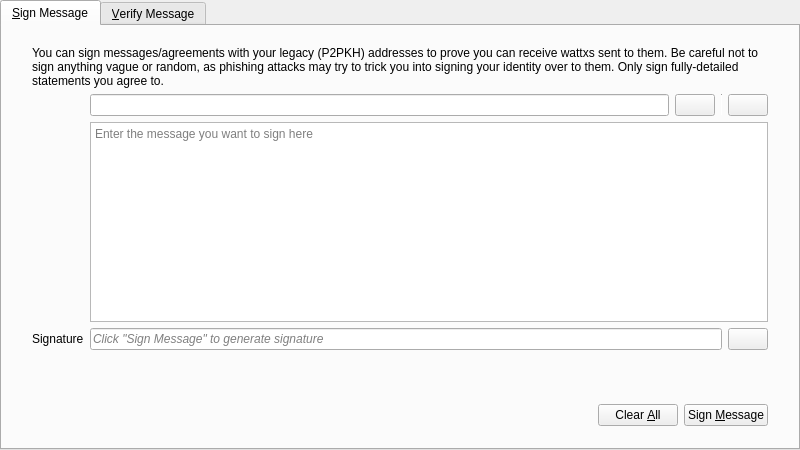
<?xml version="1.0" encoding="UTF-8"?>
<ui version="4.0">
 <class>SignVerifyMessageDialog</class>
 <widget class="QDialog" name="SignVerifyMessageDialog">
  <property name="geometry">
   <rect>
    <x>0</x>
    <y>0</y>
    <width>800</width>
    <height>450</height>
   </rect>
  </property>
  <property name="windowTitle">
   <string>Signatures - Sign / Verify a Message</string>
  </property>
  <property name="modal">
   <bool>true</bool>
  </property>
  <layout class="QVBoxLayout" name="verticalLayout">
   <property name="leftMargin">
    <number>0</number>
   </property>
   <property name="topMargin">
    <number>0</number>
   </property>
   <property name="rightMargin">
    <number>0</number>
   </property>
   <property name="bottomMargin">
    <number>0</number>
   </property>
   <item>
    <widget class="QTabWidget" name="tabWidget">
     <property name="currentIndex">
      <number>0</number>
     </property>
     <widget class="QWidget" name="tabSignMessage">
      <attribute name="title">
       <string>&amp;Sign Message</string>
      </attribute>
      <layout class="QVBoxLayout" name="verticalLayout_SM">
       <property name="leftMargin">
        <number>0</number>
       </property>
       <property name="topMargin">
        <number>0</number>
       </property>
       <property name="rightMargin">
        <number>0</number>
       </property>
       <property name="bottomMargin">
        <number>0</number>
       </property>
       <item>
        <layout class="QVBoxLayout" name="verticalLayout_3">
         <property name="leftMargin">
          <number>30</number>
         </property>
         <property name="topMargin">
          <number>20</number>
         </property>
         <property name="rightMargin">
          <number>30</number>
         </property>
         <property name="bottomMargin">
          <number>20</number>
         </property>
         <item>
          <layout class="QGridLayout" name="gridLayout">
           <item row="1" column="1">
            <layout class="QHBoxLayout" name="horizontalLayout_1_SM">
             <property name="spacing">
              <number>6</number>
             </property>
             <item>
              <widget class="QValidatedLineEdit" name="addressIn_SM">
               <property name="toolTip">
                <string>The Qtum address to sign the message with</string>
               </property>
              </widget>
             </item>
             <item>
              <widget class="QtumPushButton" name="addressBookButton_SM">
               <property name="toolTip">
                <string>Choose previously used address</string>
               </property>
               <property name="text">
                <string/>
               </property>
               <property name="icon">
                <iconset resource="../bitcoin.qrc">
                 <normaloff>:/icons/address-book</normaloff>:/icons/address-book</iconset>
               </property>
               <property name="shortcut">
                <string>Alt+A</string>
               </property>
               <property name="autoDefault">
                <bool>false</bool>
               </property>
              </widget>
             </item>
             <item>
              <widget class="Line" name="vLine">
               <property name="maximumSize">
                <size>
                 <width>1</width>
                 <height>22</height>
                </size>
               </property>
               <property name="orientation">
                <enum>Qt::Vertical</enum>
               </property>
              </widget>
             </item>
             <item>
              <widget class="QtumPushButton" name="pasteButton_SM">
               <property name="toolTip">
                <string>Paste address from clipboard</string>
               </property>
               <property name="text">
                <string/>
               </property>
               <property name="icon">
                <iconset resource="../bitcoin.qrc">
                 <normaloff>:/icons/editpaste</normaloff>:/icons/editpaste</iconset>
               </property>
               <property name="shortcut">
                <string>Alt+P</string>
               </property>
               <property name="autoDefault">
                <bool>false</bool>
               </property>
              </widget>
             </item>
            </layout>
           </item>
           <item row="2" column="1">
            <widget class="QPlainTextEdit" name="messageIn_SM">
             <property name="toolTip">
              <string>Enter the message you want to sign here</string>
             </property>
             <property name="placeholderText">
              <string>Enter the message you want to sign here</string>
             </property>
            </widget>
           </item>
           <item row="3" column="1">
            <layout class="QHBoxLayout" name="horizontalLayout_2_SM">
             <property name="spacing">
              <number>6</number>
             </property>
             <item>
              <widget class="QLineEdit" name="signatureOut_SM">
               <property name="font">
                <font>
                 <italic>true</italic>
                </font>
               </property>
               <property name="readOnly">
                <bool>true</bool>
               </property>
               <property name="placeholderText">
                <string>Click &quot;Sign Message&quot; to generate signature</string>
               </property>
              </widget>
             </item>
             <item>
              <widget class="QtumPushButton" name="copySignatureButton_SM">
               <property name="toolTip">
                <string>Copy the current signature to the system clipboard</string>
               </property>
               <property name="text">
                <string/>
               </property>
               <property name="icon">
                <iconset resource="../bitcoin.qrc">
                 <normaloff>:/icons/editcopy</normaloff>:/icons/editcopy</iconset>
               </property>
               <property name="autoDefault">
                <bool>false</bool>
               </property>
              </widget>
             </item>
            </layout>
           </item>
           <item row="3" column="0">
            <widget class="QLabel" name="signatureLabel_SM">
             <property name="text">
              <string>Signature</string>
             </property>
             <property name="textFormat">
              <enum>Qt::PlainText</enum>
             </property>
            </widget>
           </item>
           <item row="0" column="0" colspan="2">
            <widget class="QLabel" name="infoLabel_SM">
             <property name="text">
              <string>You can sign messages/agreements with your legacy (P2PKH) addresses to prove you can receive wattxs sent to them. Be careful not to sign anything vague or random, as phishing attacks may try to trick you into signing your identity over to them. Only sign fully-detailed statements you agree to.</string>
             </property>
             <property name="textFormat">
              <enum>Qt::PlainText</enum>
             </property>
             <property name="wordWrap">
              <bool>true</bool>
             </property>
            </widget>
           </item>
          </layout>
         </item>
        </layout>
       </item>
       <item>
        <widget class="QWidget" name="buttonsContainerWhite" native="true">
         <layout class="QHBoxLayout" name="horizontalLayout">
          <property name="leftMargin">
           <number>30</number>
          </property>
          <property name="topMargin">
           <number>15</number>
          </property>
          <property name="rightMargin">
           <number>30</number>
          </property>
          <item>
           <spacer name="horizontalSpacer_1_SM">
            <property name="orientation">
             <enum>Qt::Horizontal</enum>
            </property>
            <property name="sizeHint" stdset="0">
             <size>
              <width>40</width>
              <height>48</height>
             </size>
            </property>
           </spacer>
          </item>
          <item>
           <widget class="QLabel" name="statusLabel_SM">
            <property name="font">
             <font>
              <weight>75</weight>
              <bold>true</bold>
             </font>
            </property>
            <property name="text">
             <string/>
            </property>
            <property name="wordWrap">
             <bool>true</bool>
            </property>
           </widget>
          </item>
          <item>
           <spacer name="horizontalSpacer_2_SM">
            <property name="orientation">
             <enum>Qt::Horizontal</enum>
            </property>
            <property name="sizeHint" stdset="0">
             <size>
              <width>40</width>
              <height>48</height>
             </size>
            </property>
           </spacer>
          </item>
          <item>
           <widget class="QtumPushButton" name="clearButton_SM">
            <property name="toolTip">
             <string>Reset all sign message fields</string>
            </property>
            <property name="text">
             <string>Clear &amp;All</string>
            </property>
            <property name="icon">
             <iconset resource="../bitcoin.qrc">
              <normaloff>:/icons/remove</normaloff>:/icons/remove</iconset>
            </property>
            <property name="autoDefault">
             <bool>false</bool>
            </property>
           </widget>
          </item>
          <item>
           <widget class="QtumPushButton" name="signMessageButton_SM">
            <property name="toolTip">
             <string>Sign the message to prove you own this Qtum address</string>
            </property>
            <property name="text">
             <string>Sign &amp;Message</string>
            </property>
            <property name="icon">
             <iconset resource="../bitcoin.qrc">
              <normaloff>:/icons/edit</normaloff>:/icons/edit</iconset>
            </property>
            <property name="autoDefault">
             <bool>false</bool>
            </property>
           </widget>
          </item>
         </layout>
        </widget>
       </item>
      </layout>
     </widget>
     <widget class="QWidget" name="tabVerifyMessage">
      <attribute name="title">
       <string>&amp;Verify Message</string>
      </attribute>
      <layout class="QVBoxLayout" name="verticalLayout_VM">
       <property name="leftMargin">
        <number>0</number>
       </property>
       <property name="topMargin">
        <number>0</number>
       </property>
       <property name="rightMargin">
        <number>0</number>
       </property>
       <property name="bottomMargin">
        <number>0</number>
       </property>
       <item>
        <layout class="QVBoxLayout" name="verticalLayout_2">
         <property name="leftMargin">
          <number>30</number>
         </property>
         <property name="topMargin">
          <number>20</number>
         </property>
         <property name="rightMargin">
          <number>30</number>
         </property>
         <property name="bottomMargin">
          <number>20</number>
         </property>
         <item>
          <widget class="QLabel" name="infoLabel_VM">
           <property name="text">
            <string>Enter the receiver's address, message (ensure you copy line breaks, spaces, tabs, etc. exactly) and signature below to verify the message. Be careful not to read more into the signature than what is in the signed message itself, to avoid being tricked by a man-in-the-middle attack. Note that this only proves the signing party receives with the address, it cannot prove sendership of any transaction!</string>
           </property>
           <property name="textFormat">
            <enum>Qt::PlainText</enum>
           </property>
           <property name="alignment">
            <set>Qt::AlignLeading|Qt::AlignLeft|Qt::AlignTop</set>
           </property>
           <property name="wordWrap">
            <bool>true</bool>
           </property>
          </widget>
         </item>
         <item>
          <layout class="QHBoxLayout" name="horizontalLayout_1_VM">
           <property name="spacing">
            <number>6</number>
           </property>
           <item>
            <widget class="QValidatedLineEdit" name="addressIn_VM">
             <property name="toolTip">
              <string>The Qtum address the message was signed with</string>
             </property>
            </widget>
           </item>
           <item>
            <widget class="QtumPushButton" name="addressBookButton_VM">
             <property name="toolTip">
              <string>Choose previously used address</string>
             </property>
             <property name="text">
              <string/>
             </property>
             <property name="icon">
              <iconset resource="../bitcoin.qrc">
               <normaloff>:/icons/address-book</normaloff>:/icons/address-book</iconset>
             </property>
             <property name="shortcut">
              <string>Alt+A</string>
             </property>
             <property name="autoDefault">
              <bool>false</bool>
             </property>
            </widget>
           </item>
          </layout>
         </item>
         <item>
          <widget class="QPlainTextEdit" name="messageIn_VM">
           <property name="toolTip">
            <string>The signed message to verify</string>
           </property>
           <property name="placeholderText">
            <string>The signed message to verify</string>
           </property>
          </widget>
         </item>
         <item>
          <widget class="QValidatedLineEdit" name="signatureIn_VM">
           <property name="toolTip">
            <string>The signature given when the message was signed</string>
           </property>
           <property name="placeholderText">
            <string>The signature given when the message was signed</string>
           </property>
          </widget>
         </item>
        </layout>
       </item>
       <item>
        <widget class="QWidget" name="buttonsContainerWhite_" native="true">
         <layout class="QHBoxLayout" name="horizontalLayout_2">
          <property name="leftMargin">
           <number>30</number>
          </property>
          <property name="topMargin">
           <number>15</number>
          </property>
          <property name="rightMargin">
           <number>30</number>
          </property>
          <item>
           <spacer name="horizontalSpacer_1_VM">
            <property name="orientation">
             <enum>Qt::Horizontal</enum>
            </property>
            <property name="sizeHint" stdset="0">
             <size>
              <width>40</width>
              <height>48</height>
             </size>
            </property>
           </spacer>
          </item>
          <item>
           <widget class="QLabel" name="statusLabel_VM">
            <property name="font">
             <font>
              <weight>75</weight>
              <bold>true</bold>
             </font>
            </property>
            <property name="text">
             <string/>
            </property>
            <property name="wordWrap">
             <bool>true</bool>
            </property>
           </widget>
          </item>
          <item>
           <spacer name="horizontalSpacer_2_VM">
            <property name="orientation">
             <enum>Qt::Horizontal</enum>
            </property>
            <property name="sizeHint" stdset="0">
             <size>
              <width>40</width>
              <height>48</height>
             </size>
            </property>
           </spacer>
          </item>
          <item>
           <widget class="QtumPushButton" name="clearButton_VM">
            <property name="toolTip">
             <string>Reset all verify message fields</string>
            </property>
            <property name="text">
             <string>Clear &amp;All</string>
            </property>
            <property name="icon">
             <iconset resource="../bitcoin.qrc">
              <normaloff>:/icons/remove</normaloff>:/icons/remove</iconset>
            </property>
            <property name="autoDefault">
             <bool>false</bool>
            </property>
           </widget>
          </item>
          <item>
           <widget class="QtumPushButton" name="verifyMessageButton_VM">
            <property name="toolTip">
             <string>Verify the message to ensure it was signed with the specified Qtum address</string>
            </property>
            <property name="text">
             <string>Verify &amp;Message</string>
            </property>
            <property name="icon">
             <iconset resource="../bitcoin.qrc">
              <normaloff>:/icons/transaction_0</normaloff>:/icons/transaction_0</iconset>
            </property>
            <property name="autoDefault">
             <bool>false</bool>
            </property>
           </widget>
          </item>
         </layout>
        </widget>
       </item>
      </layout>
     </widget>
    </widget>
   </item>
  </layout>
 </widget>
 <customwidgets>
  <customwidget>
   <class>QValidatedLineEdit</class>
   <extends>QLineEdit</extends>
   <header>qt/qvalidatedlineedit.h</header>
  </customwidget>
  <customwidget>
   <class>QtumPushButton</class>
   <extends>QPushButton</extends>
   <header>qt/qtumpushbutton.h</header>
  </customwidget>
 </customwidgets>
 <resources>
  <include location="../bitcoin.qrc"/>
 </resources>
 <connections/>
</ui>
